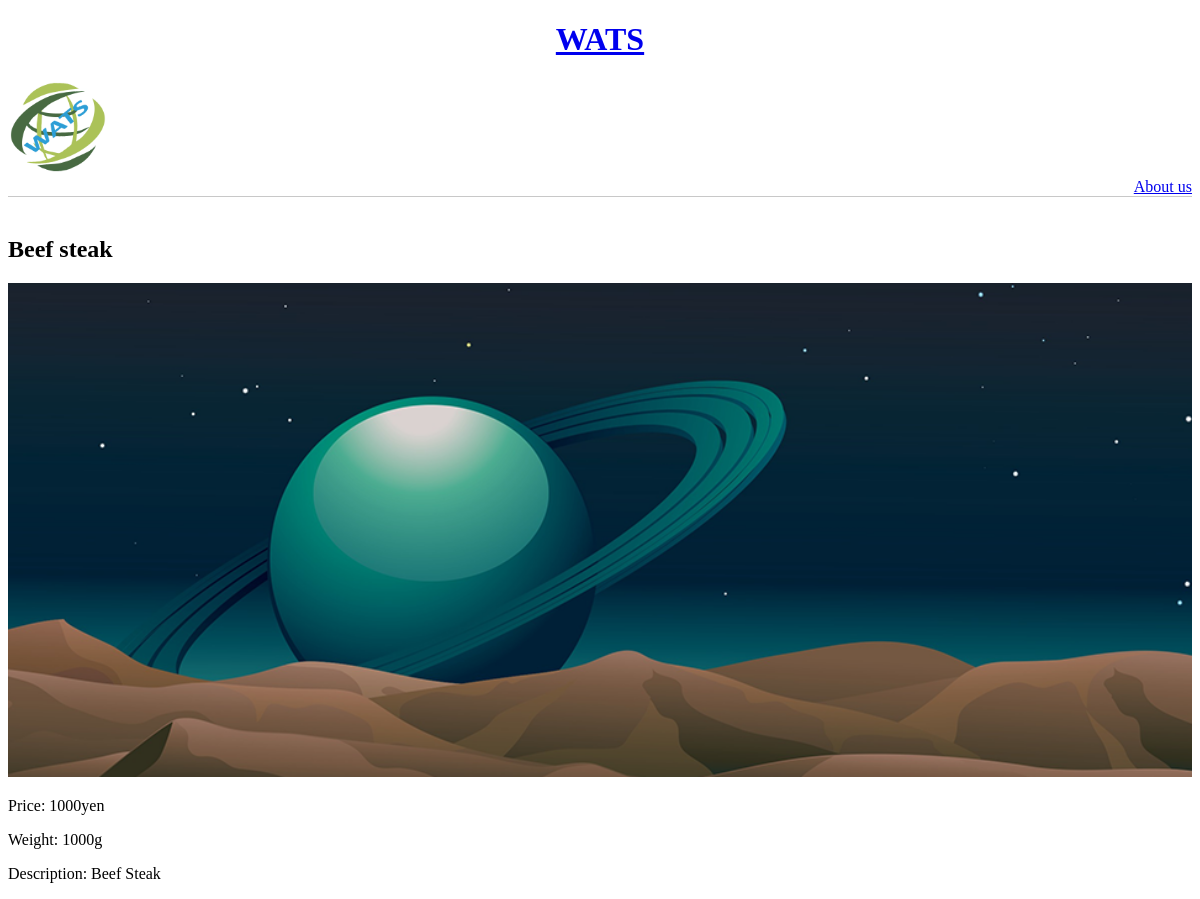
Page /food_products/beef-steak on the committed database.
### food_products/models.py (models this page shows, shortened)
class ProductDetail(models.Model):
    name = models.CharField(max_length=120,db_index=True)
    thumb = models.ImageField(default='default.png', blank=True)
    slug = models.SlugField(blank=True)
    price = models.IntegerField(blank=True)
    weight = models.IntegerField(blank=True)
    description = models.TextField(blank=True)
    available = models.CharField(max_length=120,db_index=True)
    category = models.CharField(max_length=120,db_index=True)
    subcategory = models.CharField(max_length=120,db_index=True,blank=True)
    created_at = models.DateTimeField(auto_now_add=True)
    updated_at = models.DateTimeField(auto_now=True)

### food_products/views.py (the view)
# urls.py: path('<slug:slug>', views.product_detail, name='detail'),
def product_detail(request, slug):
    indv_product = ProductDetail.objects.get(slug=slug)
    return render(request, 'food_products/product_detail.html', {'indv_product': indv_product})

### food_products/templates/food_products/product_detail.html
{% extends 'base_layout.html' %}
{% block content %}
<div class="indv_product_detail">
    <div class="individual_product">
        <h2>{{ indv_product.name }}</a></h2>
        <img src="{{indv_product.thumb.url }}" >
        <p>Price:  {{ indv_product.price }}yen </p>
        <p>Weight: {{ indv_product.weight }}g </p>
        <p>Description: {{ indv_product.description}} </p>
    </div>
</div>
{% endblock %}

### assets/styles.css (style rules this page uses)
body { background: #fff; }
body * { font-family: Ubuntu; }
img { width: 100%; height: 100%; }

### rows in the picture
ProductDetail: name "Beef steak", thumb (placeholder picture), price "1000", weight "1000", description "Beef Steak"
